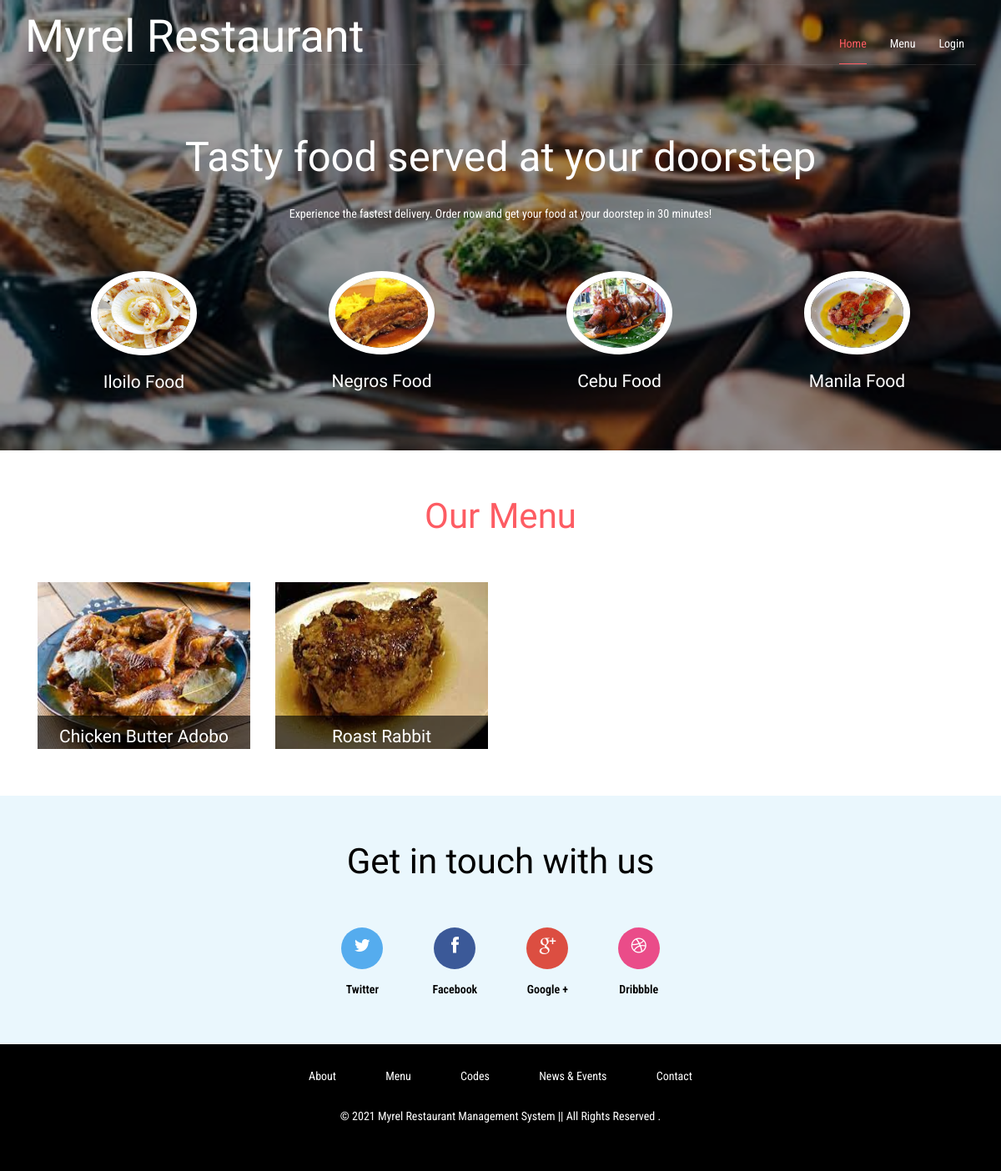
The app's page /menu/ with its own data.
### hotel/models.py (models this page shows, shortened)
class Food(models.Model):
    indian = 'Negros Best Food'
    south = 'Manila Best Food'
    gujarati = 'Cebu Best Food'
    punjabi = 'Iloilo Best Food'
    fast = 'Aklan Food'
    COURSE = (
        (indian,indian),
        (south,south),
        (gujarati,gujarati),
        (punjabi,punjabi),
        (fast,fast),
    )
    disabled = 'Disabled'
    enabled = 'Enabled'
    STATUS = (
        (disabled, disabled),
        (enabled, enabled),
    )
    name = models.CharField(max_length=250)
    course = models.CharField(max_length = 50, choices = COURSE)
    status = models.CharField(max_length=50, choices=STATUS)
    content_description = models.TextField()
    base_price = models.FloatField()
    sale_price = models.FloatField(default=base_price)
    discount = models.DecimalField(default=0, decimal_places=2, max_digits=5)
    image = models.FileField(blank=True, null =True)
    num_order = models.IntegerField(default=0)

### hotel/views.py (the view)
# urls.py: url(r'^menu/$', views.menu, name='menu'),
def menu(request):
    cuisine = request.GET.get('cuisine')
    print(cuisine)
    if cuisine is not None:
        if ((cuisine == "Gujarati") or (cuisine == "Punjabi")):
            foods = Food.objects.filter(status="Enabled", course=cuisine)
        elif(cuisine == "south"):
            foods = Food.objects.filter(status="Enabled", course="South Indian")
        elif(cuisine == "fast"):
            foods = Food.objects.filter(course="Fast")
    else:
        foods = Food.objects.filter()
    return render(request, 'menu.html', {'foods':foods, 'cuisine':cuisine})

### hotel/templates/menu.html (shortened to what this page needs)
{% load staticfiles %}
{% load mathfilters %}
{% include "includes/landing_top.html" %}
<body>
	<div data-vide-bg="{% static 'video/bg.jpg' %}">
		{% include "includes/banner.html" %}
	</div>
	<div class="menu">
		<div class="container">
			<div class="menu-heading">
				<h2>Our Menu</h2>
			</div>
			<div class="menu-top-grids">
				{% for food in foods %}
				{% if forloop.counter0|mod:4 == 1 %}
				<div class="w3ls-menu-grids">
				{% endif %}
					<div class="col-md-3 menu-grid">
						<div class="agile-menu-grid">
							<a href="{% url 'hotel:food_details' food.id %}">
								<img src="/media/{{food.image}}" alt="" height="200px" width="200px"/>
								<div class="agileits-caption">
									<h4>{{food.name}}</h4>
								</div>
							</a>
						</div>
					</div>
				{% if forloop.counter0|mod:4 == 1 %}
				</div>
				{% endif %}
				{% endfor %}
				<div class="clearfix"> </div>
			</div>
		</div>
	</div>
	{% include "includes/footer.html" %}

### hotel/templates/includes/landing_top.html (shortened to what this page needs)
{% load staticfiles %}
<!DOCTYPE html>
<html>
<head>
<link href="{% static 'dist/css/bootstrap.css' %}" rel="stylesheet" type="text/css" media="all" />
<link rel="stylesheet" href="{% static 'dist/css/style.css' %}" type="text/css" media="all" />
<link href="{% static 'dist/css/font-awesome.css' %}" rel="stylesheet">
<link rel="stylesheet" type="text/css" href="{% static 'assets/css/custom.css' %}"/>
</head>

### hotel/templates/includes/banner.html (shortened to what this page needs)
{% load staticfiles %}
        <div class="banner">
			<div class="container">
				<div class="header">
					<div class="logo">
						<h1><a href="/">Myrel Restaurant</a></h1>
					</div>
					<div class="top-nav">
						<nav class="navbar navbar-default">
							<div class="collapse navbar-collapse" id="bs-example-navbar-collapse-1">
								<ul class="nav navbar-nav">
									<li><a class="active" href="{% url 'hotel:index' %}">Home</a></li>
									<li><a href="{% url 'hotel:menu' %}">Menu</a></li>
									{% if user.is_authenticated %}
									<li><a href="{% url 'hotel:dashboard_admin' %}">Dashboard</a></li>
									<li><a href="/accounts/logout/">Logout</a></li>
									{% else %}
									<li><a href="/accounts/login/">Login</a></li>
									{% endif %}
									<div class="clearfix"> </div>
								</ul>
							</div>
						</nav>
					</div>
					<div class="clearfix"> </div>
				</div>
				<div class="banner-info">
					<h2>Tasty food served at your doorstep</h2>
					<p>Experience the fastest delivery. Order now and get your food at your doorstep in 30 minutes!</p>
				</div>
				<div class="banner-grads">
					<div class="col-md-3 banner-grad">
						<a href="http://localhost:8000/menu?cuisine=south">
							<div class="banner-grad-img">
								<img src="{% static 'images/iloilo.jpg' %}" alt="" />
								<h4>Iloilo Food</h4>
							</div>
						</a>
					</div>
					<div class="col-md-3 banner-grad">
						<a href="http://localhost:8000/menu?cuisine=Gujarati">
							<div class="banner-grad-img">
								<img src="{% static 'images/bacolod.jpg' %}" alt="" />
								<h4>Negros Food</h4>
							</div>
						</a>
					</div>
					<div class="col-md-3 banner-grad">
						<a href="http://localhost:8000/menu?cuisine=fast">
							<div class="banner-grad-img">
								<img src="{% static 'images/cebu.jpg' %}" alt="" />
								<h4>Cebu Food</h4>
							</div>
						</a>
					</div>
					<div class="col-md-3 banner-grad">
						<a href="http://localhost:8000/menu?cuisine=Punjabi">
							<div class="banner-grad-img">
								<img src="{% static 'images/manila.jpg' %}" alt="" />
								<h4>Manila Food</h4>
							</div>
						</a>
					</div>
					<div class="clearfix"> </div>
				</div>
			</div>
		</div>

### hotel/templates/includes/footer.html
<div class="footer">
    <div class="container">
        <div class="footer-grids">
            <div class="footer-heading">
                <h3>Get in touch with us</h3>
            </div>
            <div class="footer-icons">
                <ul>
                    <li>
                        <a href="#" class="twitter">
                            <i class="fa fa-twitter"></i>
                        </a>
                        <span>Twitter</span>
                    </li>
                    <li>
                        <a href="#" class="twitter facebook">
                            <i class="fa fa-facebook"></i>
                        </a>
                        <span>Facebook</span>
                    </li>
                    <li>
                        <a href="#" class="twitter chrome">
                            <i class="fa fa-google-plus"></i>
                        </a>
                        <span>Google +</span>
                    </li>
                    <li>
                        <a href="#" class="twitter dribbble">
                            <i class="fa fa-dribbble" aria-hidden="true"></i>
                        </a>
                        <span>Dribbble</span>
                    </li>
                </ul>
            </div>
        </div>
    </div>
</div>
<div class="copyright">
    <div class="container">
        <div class="w3agile-list">
            <ul>
                <li>
                    <a href="#">About</a>
                </li>
                <li>
                    <a href="{% url 'hotel:menu' %}">Menu</a>
                </li>
                <li>
                    <a href="#">Codes</a>
                </li>
                <li>
                    <a href="#">News & Events</a>
                </li>
                <li>
                    <a href="#">Contact</a>
                </li>
            </ul>
        </div>
        <div class="agileinfo">
            <p>© 2021 Myrel Restaurant Management System || All Rights Reserved .
            </p>
        </div>
    </div>
</div>
</body>
</html>

### hotel/static/assets/css/custom.css (style rules this page uses)
body { font-size : 14px; background-color: #f2f6f9; }
ul { list-style-type: none; }
.navbar { background-color: #4ea6bc; padding: 15px ; border-radius: 0; margin: 0; }

### records on screen
Food: image (picture), name "Chicken Butter Adobo"
Food: image (picture), name "Roast Rabbit"
